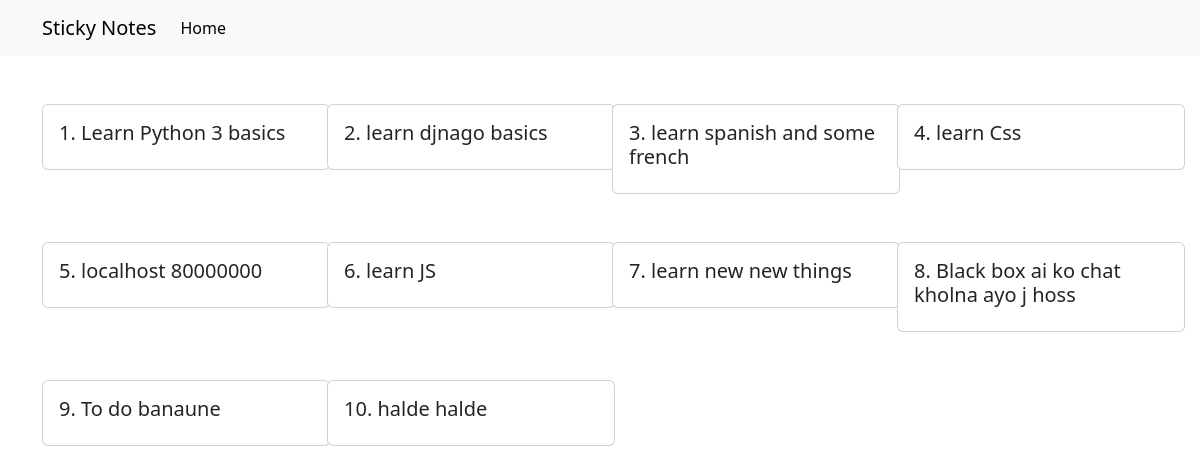
The app's page /, older data.
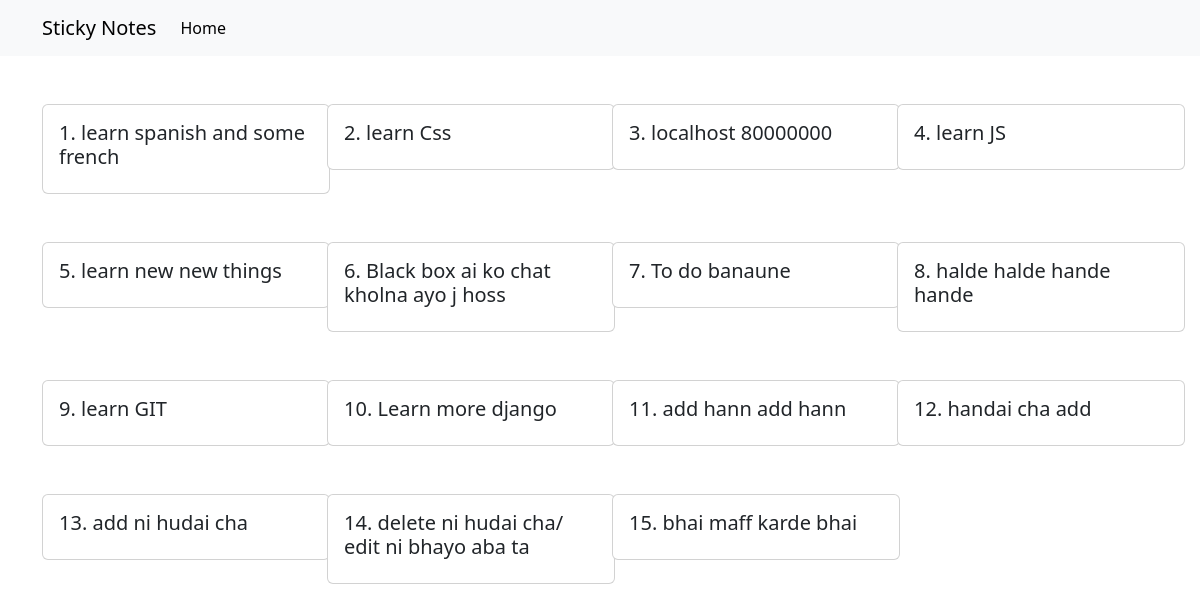
The same page, newer data.
### todoNotes_app/models.py (models this page shows, shortened)
class TODONotes(models.Model):
    content = models.TextField()

### todoNotes_app/views.py (the view)
# urls.py: path("",views.todo_list),
def todo_list(request):
    todos = TODONotes.objects.all()
    records = {"all_todos":todos}
    return render(request, "bootstrap/index.html",records)

### templates/bootstrap/index.html (shortened to what this page needs)
<!doctype html>
<html lang="en">
  <head>
    <link href="https://cdn.jsdelivr.net/npm/bootstrap@5.3.0/dist/css/bootstrap.min.css" rel="stylesheet">
  </head>
  <body>
    <nav class="navbar navbar-expand-lg bg-body-tertiary">
        <div class="container">
          <a class="navbar-brand" href="#">Sticky Notes</a>
          <div class="collapse navbar-collapse " id="navbarSupportedContent">
            <ul class="navbar-nav me-auto mb-2 mb-lg-0">
              <li class="nav-item">
                <a class="nav-link active" aria-current="page" href="#">Home</a>
              </li>
              </ul>
           </div>
        </div>
      </nav>
      <div class="container">
        <div class="row">
            {% for todo in all_todos %}
            <div class="col-md-3 mt-5">
                <div class="card" style="width: 18rem;">
                    <div class="card-body">
                      <h5 class="card-title">{{forloop.counter}}. {{todo.content}}</h5>
                   </div>
                  </div>
                </div>
            {% endfor %}
        </div>
      </div>
  </body>
</html>

Row changes from the older to the newer data that the page shows:
removed TODONotes: content "Learn Python 3 basics"
removed TODONotes: content "learn djnago basics"
changed TODONotes: content "halde halde" → "halde halde hande hande"
added TODONotes: content "learn GIT"
added TODONotes: content "Learn more django"
added TODONotes: content "add hann add hann"
added TODONotes: content "handai cha add"
added TODONotes: content "add ni hudai cha"
added TODONotes: content "delete ni hudai cha/ edit ni bhayo aba ta"
added TODONotes: content "bhai maff karde bhai"
